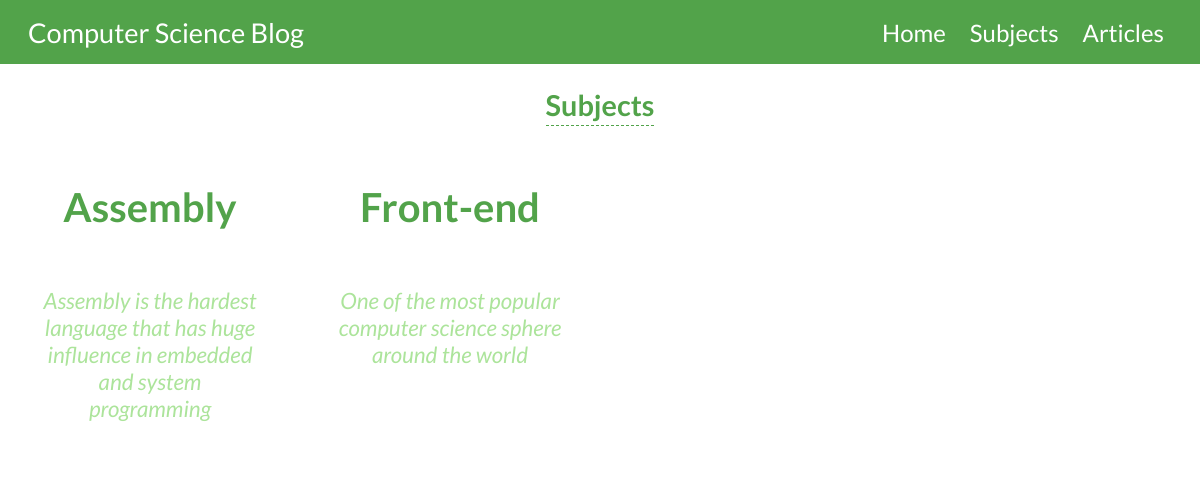
Screenshot of /blog/subjects/ with the database file from the repository.
### blog/models.py (models this page shows, shortened)
class Subject(models.Model):
    name = models.CharField(max_length=200, help_text="Enter a subject of article")
    annotation = models.CharField(max_length = 500, help_text = 'Enter brief introduction to subject', null = True)
    slug = models.SlugField(editable=False)
    parent_subject = models.ForeignKey('self',null=True, on_delete=models.CASCADE, blank= True)
    class Meta:
        ordering = ['name']

### blog/views.py (the view)
# urls.py: path('subjects/', views.SubjectListView.as_view(), name='subjects'),
class SubjectListView(generic.ListView):
    model = Subject
    queryset = Subject.objects.filter(parent_subject=None)
    paginate_by = 10

### blog/templates/blog/subject_list.html (shortened to what this page needs)
{% extends 'base.html' %}
{% block content %}
<div class="subject_list_container">
        <div class="header-block">
                <h1> Subjects </h1>
        </div>
    {% if subject_list %}
        <div class="subject_list_block">
            {% for subject in subject_list %}
                <div class="subject_block">
                    <a href="{% url 'blog:subject-detail' subject.slug %}" class="subject_block_link">
                            <div class="subject_block_title">
                                    <h2>
                                            {{subject.name}}
                                    </h2>
                            </div>
                            <div class="subject_block_annotation">
                                    <p>
                                        {% if subject.annotation %}
                                                {{subject.annotation}}
                                        {% else %}
                                                No description
                                        {% endif %}
                                    </p>
                            </div>
                    </a>
                </div>
            {% endfor %}
        </div>
    {% else %}
        <h4 class="not-found">
            No subjects found
        </h4>
    {% endif %}
</div>
{% endblock content %}

### blog/static/css/styles.css (style rules this page uses)
body { margin: 0; padding: 0; background-color: white; }
.subject_list_container { font-family: 'Lato', sans-serif; display: flex; flex-direction: column; }
.subject_list_block { display: flex; flex-direction: row; width: 100%; background-color: white; }
.subject_block { display: flex; padding: 1%; width: 21%; flex-direction: column; margin: 1%; }
.subject_block_link { outline: none; color: transparent; }
.subject_block_title { display: flex; justify-content: center; }
.subject_block_title h2 { color: rgb(82, 163, 74); font-size: 2.5em; }
.subject_block_annotation { display: flex; align-self: center; justify-content: center; margin-left: 5%; margin-right: 5%; }
.subject_block_annotation p { text-align: center; font-style: italic; color: rgb(172, 228, 155); font-size: 1.4em; }
.header-block { width: 100%; display: flex; flex-direction: column; justify-content: center; align-items: center; padding-top: 1.5em; }
.header-block h1 { margin: 0; font-size: 1.8em; border-bottom: 1px; color: rgb(82, 163, 74); border-bottom-style: dashed; padding-bottom: 0.1em; }

### rows the page displays
Subject: name "Assembly", annotation "Assembly is the hardest language that has huge influence in embedded and system programming"
Subject: name "Front-end", annotation "One of the most popular computer science sphere around the world"
